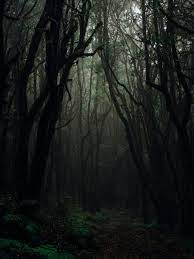
#> input picture ImprovingIllumination/images/test1.jpg, 194 x 259 px; the run also reads 2 pictures not shown here
$ jupyter execute Illuminating_Dark_Images.ipynb
#> lines starting #> are read from the running program, lines starting #| are printed output that depends on the picture
[cell 1]
from itertools import combinations_with_replacement
from collections import defaultdict

import numpy as np
from numpy.linalg import inv

import cv2

[cell 2]
B, G, R = 0, 1, 2  # index for convenience

def boxfilter(I, r):

    M, N = I.shape
    dest = np.zeros((M, N))
    #print(I)


    sumY = np.cumsum(I, axis=0)

    dest[:r + 1] = sumY[r:2*r + 1] # top r+1 lines
    dest[r + 1:M - r] = sumY[2*r + 1:] - sumY[:M - 2*r - 1]

    dest[-r:] = np.tile(sumY[-1], (r, 1)) - sumY[M - 2*r - 1:M - r - 1] # bottom r lines


    sumX = np.cumsum(dest, axis=1)

    dest[:, :r + 1] = sumX[:, r:2*r + 1] # left r+1 columns
    dest[:, r + 1:N - r] = sumX[:, 2*r + 1:] - sumX[:, :N - 2*r - 1]
    dest[:, -r:] = np.tile(sumX[:, -1][:, None], (1, r)) - sumX[:, N - 2*r - 1:N - r - 1] # right r columns

    #print(dest)

    return dest

[cell 3]
def guided_filter(I, p, r=15, eps=1e-3):


    M, N = p.shape
    base = boxfilter(np.ones((M, N)), r) # this is needed for regularization

    # each channel of I filtered with the mean filter. this is myu.
    means = [boxfilter(I[:, :, i], r) / base for i in range(3)]

    # p filtered with the mean filter
    mean_p = boxfilter(p, r) / base

    # filter I with p then filter it with the mean filter
    means_IP = [boxfilter(I[:, :, i]*p, r) / base for i in range(3)]

    # covariance of (I, p) in each local patch
    covIP = [means_IP[i] - means[i]*mean_p for i in range(3)]

    # variance of I in each local patch: the matrix Sigma in ECCV10 eq.14
    var = defaultdict(dict)
    for i, j in combinations_with_replacement(range(3), 2):
        var[i][j] = boxfilter(I[:, :, i]*I[:, :, j], r) / base - means[i]*means[j]

    a = np.zeros((M, N, 3))
    for y, x in np.ndindex(M, N):
        #         rr, rg, rb
        # Sigma = rg, gg, gb
        #         rb, gb, bb
        Sigma = np.array([[var[B][B][y, x], var[B][G][y, x], var[B][R][y, x]],
                          [var[B][G][y, x], var[G][G][y, x], var[G][R][y, x]],
                          [var[B][R][y, x], var[G][R][y, x], var[R][R][y, x]]])
        cov = np.array([c[y, x] for c in covIP])
        a[y, x] = np.dot(cov, inv(Sigma + eps*np.eye(3)))  # eq 14

    # ECCV10 eq.15
    b = mean_p - a[:, :, R]*means[R] - a[:, :, G]*means[G] - a[:, :, B]*means[B]

    # ECCV10 eq.16
    q = (boxfilter(a[:, :, R], r)*I[:, :, R] + boxfilter(a[:, :, G], r)*I[:, :, G] + boxfilter(a[:, :, B], r)*I[:, :, B] + boxfilter(b, r)) / base

    return q

[cell 4]
def get_illumination_channel(I, w):
    M, N, _ = I.shape
    padded = np.pad(I, ((int(w/2), int(w/2)), (int(w/2), int(w/2)), (0, 0)), 'edge')
    darkch = np.zeros((M, N))
    brightch = np.zeros((M, N))

    for i, j in np.ndindex(darkch.shape):
        darkch[i, j] = np.min(padded[i:i + w, j:j + w, :])
        brightch[i, j] = np.max(padded[i:i + w, j:j + w, :])

    return darkch, brightch

[cell 5]
def get_atmosphere(I, brightch, p=0.1):
    M, N = brightch.shape
    flatI = I.reshape(M*N, 3)
    flatbright = brightch.ravel()

    searchidx = (-flatbright).argsort()[:int(M*N*p)]
    A = np.mean(flatI.take(searchidx, axis=0), dtype=np.float64, axis=0)
    return A

[cell 6]
def get_initial_transmission(A, brightch):
    A_c = np.max(A)
    init_t = (brightch-A_c)/(1.-A_c)
    return (init_t - np.min(init_t))/(np.max(init_t) - np.min(init_t))

[cell 7]
def get_corrected_transmission(I, A, darkch, brightch, init_t, alpha, omega, w):
    im3 = np.empty(I.shape, I.dtype);
    for ind in range(0, 3):
        im3[:, :, ind] = I[:, :, ind] / A[ind]
    dark_c, _ = get_illumination_channel(im3, w)
    dark_t = 1 - omega*dark_c
    corrected_t = init_t
    diffch = brightch - darkch

    for i in range(diffch.shape[0]):
        for j in range(diffch.shape[1]):
            if(diffch[i, j] < alpha):
                corrected_t[i, j] = dark_t[i, j] * init_t[i, j]

    return np.abs(corrected_t)

[cell 8]
def get_final_image(I, A, refined_t, tmin):
    refined_t_broadcasted = np.broadcast_to(refined_t[:, :, None], (refined_t.shape[0], refined_t.shape[1], 3))
    J = (I-A) / (np.where(refined_t_broadcasted < tmin, tmin, refined_t_broadcasted)) + A

    return (J - np.min(J))/(np.max(J) - np.min(J))

[cell 9]
def dehaze(I, tmin, w, alpha, omega, p, eps, reduce=False):
    m, n, _ = I.shape
    Idark, Ibright = get_illumination_channel(I, w)
    A = get_atmosphere(I, Ibright, p)

    init_t = get_initial_transmission(A, Ibright)
    if reduce:
        init_t = reduce_init_t(init_t)
    corrected_t = get_corrected_transmission(I, A, Idark, Ibright, init_t, alpha, omega, w)

    normI = (I - I.min()) / (I.max() - I.min())
    refined_t = guided_filter(normI, corrected_t, w, eps)
    J_refined = get_final_image(I, A, refined_t, tmin)

    enhanced = (J_refined*255).astype(np.uint8)
    f_enhanced = cv2.detailEnhance(enhanced, sigma_s=10, sigma_r=0.15)
    f_enhanced = cv2.edgePreservingFilter(f_enhanced, flags=1, sigma_s=64, sigma_r=0.2)
    return f_enhanced

[cell 10]
def reduce_init_t(init_t):
    init_t = (init_t*255).astype(np.uint8)
    xp = [0, 32, 255]
    fp = [0, 32, 48]
    x = np.arange(256)
    table = np.interp(x, xp, fp).astype('uint8')
    init_t = cv2.LUT(init_t, table)
    init_t = init_t.astype(np.float64)/255
    return init_t

[cell 11]
#--------------#
# Applying Illumination on an image
#--------------#

[cell 12]
im = cv2.imread('./images/test1.jpg')
#> im is the input picture: shape (259, 194, 3); mean B, G, R 28.3, 30.1, 27.3
orig = im.copy()
tmin = 0.1   # minimum value for t to make J image
w = 15       # window size, which determine the corseness of prior images
alpha = 0.4  # threshold for transmission correction
omega = 0.75 # this is for dark channel prior
p = 0.1      # percentage to consider for atmosphere
eps = 1e-3   # for J image

I = np.asarray(im, dtype=np.float64) # Convert the input to an array.
I = I[:, :, :3] / 255

f_enhanced = dehaze(I, tmin, w, alpha, omega, p, eps)
#> in get_illumination_channel, `padded = np.pad(I, ((int(w/2), int(w/2)), (int(w/2), int(w/2)), (0, 0)..`:
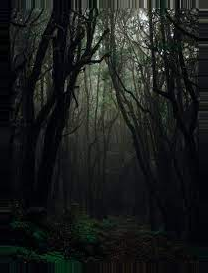
#> padded: shape (273, 208, 3) float64; mean B, G, R 0.108, 0.114, 0.103
#> after the loop in get_illumination_channel, `for i, j in np.ndindex(darkch.shape):`:
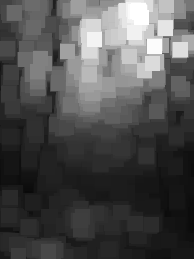
#> brightch: shape (259, 194) float64; min 0.0353, max 1, mean 0.309
#> after the loop in get_illumination_channel, `for i, j in np.ndindex(darkch.shape):`:
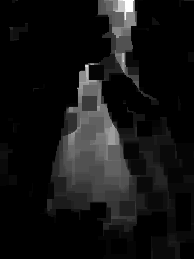
#> darkch: shape (259, 194) float64; min 0, max 0.184, mean 0.0141; drawn with min black and max white
#> in get_atmosphere, `searchidx = (-flatbright).argsort()[:int(M*N*p)]`: searchidx = 5024 values, max 15810 at index 4761, min 125 at index 2967, mean 7099
#> in get_atmosphere, `A = np.mean(flatI.take(searchidx, axis=0), dtype=np.float64, axis=0)`: A = [0.269, 0.301, 0.283]
#> in get_initial_transmission, `A_c = np.max(A)`: A_c = 0.301
#> call 2 of get_illumination_channel, with w = 15
#> after the loop in get_illumination_channel (call 2), `for i, j in np.ndindex(darkch.shape):`:
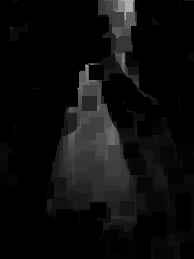
#> darkch: shape (259, 194) float64; min 0, max 0.685, mean 0.0514
#> in get_corrected_transmission, `dark_t = 1 - omega*dark_c`:
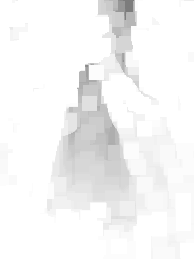
#> dark_t: shape (259, 194) float64; min 0.486, max 1, mean 0.961
#> in boxfilter, `sumY = np.cumsum(I, axis=0)`: I: shape (259, 194) float64; every value is 1
#> in boxfilter, `dest[:, -r:] = np.tile(sumX[:, -1][:, None], (1, r)) - sumX[:, N - 2*r..`:
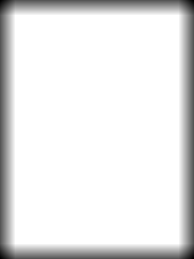
#> dest: shape (259, 194) float64; min 256, max 961, mean 895.1; drawn with min black and max white
#> call 2 of boxfilter, with r = 15
#> in boxfilter (call 2), `dest[-r:] = np.tile(sumY[-1], (r, 1)) - sumY[M - 2*r - 1:M - r - 1]`: dest: shape (259, 194) float64; min 0.373, max 17.9, mean 3.33
#> in boxfilter (call 2), `sumX = np.cumsum(dest, axis=1)`:
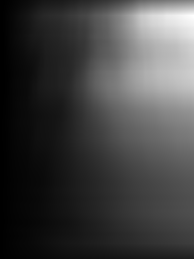
#> sumX: shape (259, 194) float64; min 0.51, max 1177.4, mean 304.6; drawn with min black and max white
#> in boxfilter (call 2), `dest[:, :r + 1] = sumX[:, r:2*r + 1]`: dest: shape (259, 194) float64; min 0.486, max 115.8, mean 6.8
#> in boxfilter (call 2), `dest[:, -r:] = np.tile(sumX[:, -1][:, None], (1, r)) - sumX[:, N - 2*r..`:
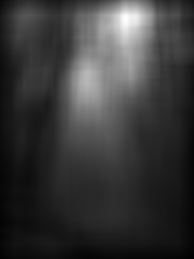
#> dest: shape (259, 194) float64; min 11.05, max 412.3, mean 100.7; drawn with min black and max white
#> in boxfilter (call 3), `dest[-r:] = np.tile(sumY[-1], (r, 1)) - sumY[M - 2*r - 1:M - r - 1]`: dest: shape (259, 194) float64; min 0.18, max 18.42, mean 3.53
#> call 4 of boxfilter, with r = 15
#> in boxfilter (call 4), `sumY = np.cumsum(I, axis=0)`:
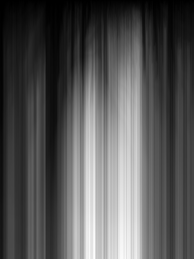
#> sumY: shape (259, 194) float64; min 0, max 54.09, mean 18.1; drawn with min black and max white
#> in boxfilter (call 4), `dest[-r:] = np.tile(sumY[-1], (r, 1)) - sumY[M - 2*r - 1:M - r - 1]`: dest: shape (259, 194) float64; min 0.137, max 18.06, mean 3.21
#> in boxfilter (call 4), `dest[:, :r + 1] = sumX[:, r:2*r + 1]`:
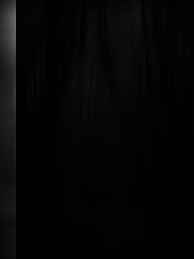
#> dest: shape (259, 194) float64; min 0.169, max 106, mean 5.8
#> in guided_filter, `means = [boxfilter(I[:, :, i], r) / base for i in range(3)]`: means = 3 items
#> the loop in guided_filter, `for y, x in np.ndindex(M, N):` made 50246 passes
#> cov on passes 1 to 3: [0.00235, 0.00291, 0.0028], [0.00227, 0.0028, 0.00268], [0.00233, 0.00282, 0.0027]
f_enhanced2 = dehaze(I, tmin, w, alpha, omega, p, eps, True)
#> the loop in guided_filter (call 2), `for y, x in np.ndindex(M, N):` made 50246 passes
#> cov on passes 1 to 3: [0.000129, 0.000155, 0.000151], [0.000125, 0.00015, 0.000145], [0.000129, 0.000152, 0.000146]

cv2.imwrite("./output/out1.jpg",f_enhanced2)
#> Out = True

### Displaying the results

[cell 13]
from IPython.display import display
from PIL import Image
import matplotlib.pyplot as plt

[cell 14]
# Displaying the input image
pil_im = Image.open('./images/test3.jpg')
im_array = np.asarray(pil_im)
plt.imshow(im_array)
#> (this line was passed over: IPython is not available in this run)
plt.show()

[cell 15]
pil_im = Image.open('./output/out3.jpg')
im_array = np.asarray(pil_im)
plt.imshow(im_array)
#> (this line was passed over: IPython is not available in this run)
